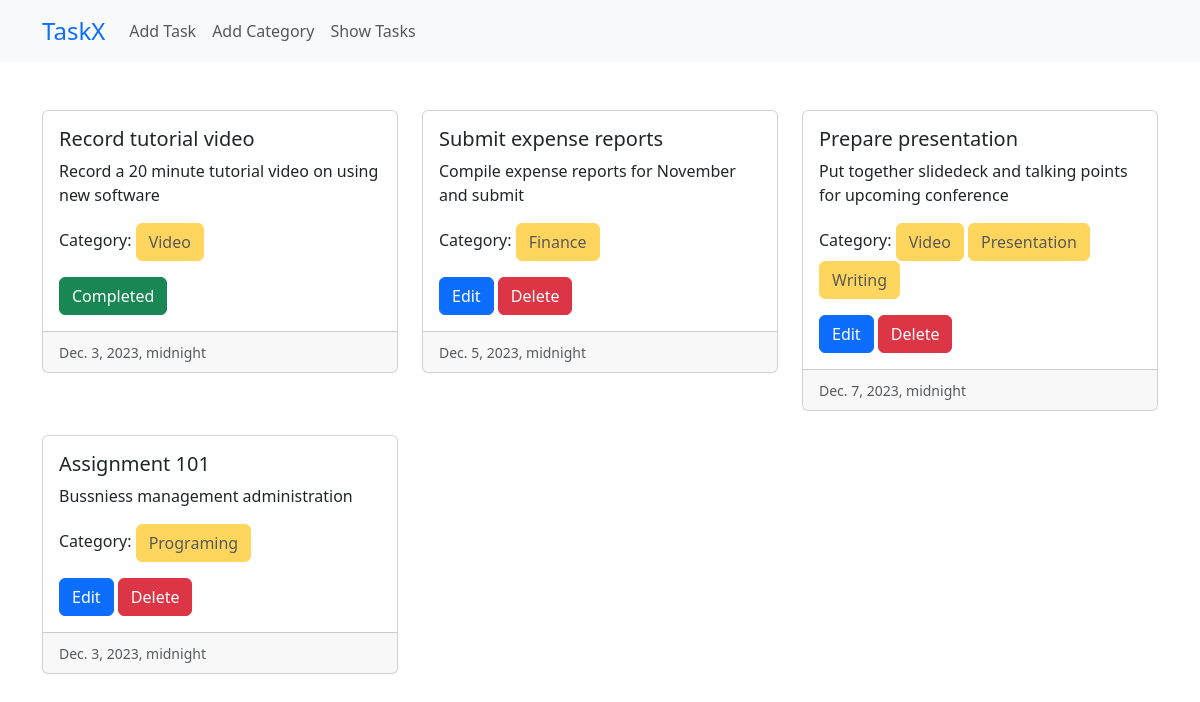
The page / on the database its author committed.
### task/models.py (models this page shows, shortened)
class Task(models.Model):
    title=models.CharField(max_length=100)
    description=models.CharField(max_length=500)
    is_completed = models.BooleanField(default=False)
    task_assign_date = models.DateTimeField()
    categories = models.ManyToManyField(Category)

### category/models.py (models this page shows, shortened)
class Category(models.Model):
    category_name=models.CharField(max_length=15)

### task/views.py (the view)
# urls.py: path('',views.show_tasks,name="show_tasks"),
def show_tasks(request):
    data=Task.objects.all()
    return render (request,'show_tasks.html',{'data':data})

### task/templates/show_tasks.html
{% extends 'base.html' %}
{% block content%}
<div class="container py-5">
    <div class="row row-cols-1 row-cols-md-3 g-4">
        {% for task in data %}
            <div class="col">
                <div class="card">
                    <div class="card-body">
                        <h5 class="card-title">{{task.title}}</h5>
                        <p class="card-text">{{task.description}}</p>
                        <p>Category:
                            {% for cate in task.categories.all %}
                                <button class="btn btn-warning disabled">{{cate.category_name}}</button>
                            {% endfor %}
                        </p>
                        {% if not task.is_completed %}
                            <a href="{% url 'edit_task' task.id %}" class="btn btn-primary">Edit</a>
                            <a href="{% url 'delete_task' task.id %}" class="btn btn-danger">Delete</a>
                        {% else %}
                        <button type="button" class="btn btn-success">Completed</button>
                        {% endif %}
                    </div>
                    <div class="card-footer">
                        <small class="text-body-secondary">{{task.task_assign_date}}</small>
                      </div>
                </div>
            </div>
        {% endfor %}
    </div>
</div>
{% endblock %}

### templates/base.html (shortened to what this page needs)
<!doctype html>
<html lang="en">
  <head>
    <link href="https://cdn.jsdelivr.net/npm/bootstrap@5.3.2/dist/css/bootstrap.min.css" rel="stylesheet">
  </head>
  <body>
    <nav class="navbar navbar-expand-lg bg-body-tertiary">
        <div class="container-fluid container">
          <a class="navbar-brand text-primary fs-4" href="#">TaskX</a>
          <div class="collapse navbar-collapse" id="navbarSupportedContent">
            <ul class="navbar-nav me-auto mb-2 mb-lg-0">
              <li class="nav-item">
                <a class="nav-link" href="{% url 'add_task' %}">Add Task</a>
              </li>
              <li class="nav-item">
                <a class="nav-link" href="{% url 'add_cate' %}">Add Category</a>
              </li>
              <li class="nav-item">
                <a class="nav-link" href="{% url 'show_tasks' %}">Show Tasks</a>
              </li>
            </ul>
          </div>
        </div>
      </nav>
    {% block content%}
    {% endblock %}
  </body>
</html>

### rows shown on the page
Task: title "Record tutorial video", description "Record a 20 minute tutorial video on using new software", is_completed "Completed", task_assign_date "Dec. 3, 2023, midnight"
Category: category_name "Video"
Task: title "Submit expense reports", description "Compile expense reports for November and submit", is_completed "Edit", task_assign_date "Dec. 5, 2023, midnight"
Category: category_name "Finance"
Task: title "Prepare presentation", description "Put together slidedeck and talking points for upcoming conference", is_completed "Edit", task_assign_date "Dec. 7, 2023, midnight"
Category: category_name "Presentation"
Category: category_name "Writing"
Task: title "Assignment 101", description "Bussniess management administration", is_completed "Edit", task_assign_date "Dec. 3, 2023, midnight"
Category: category_name "Programing"
